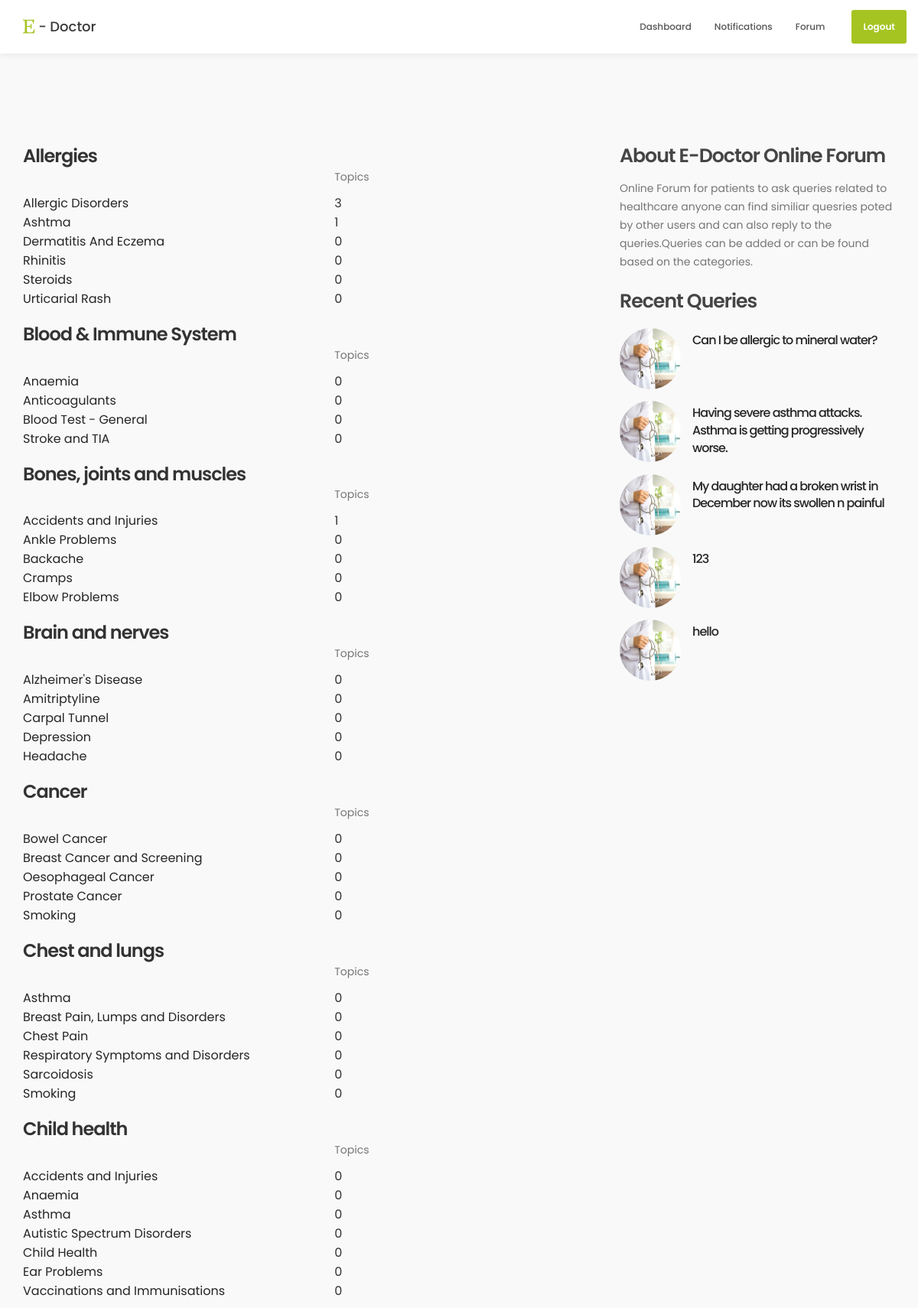
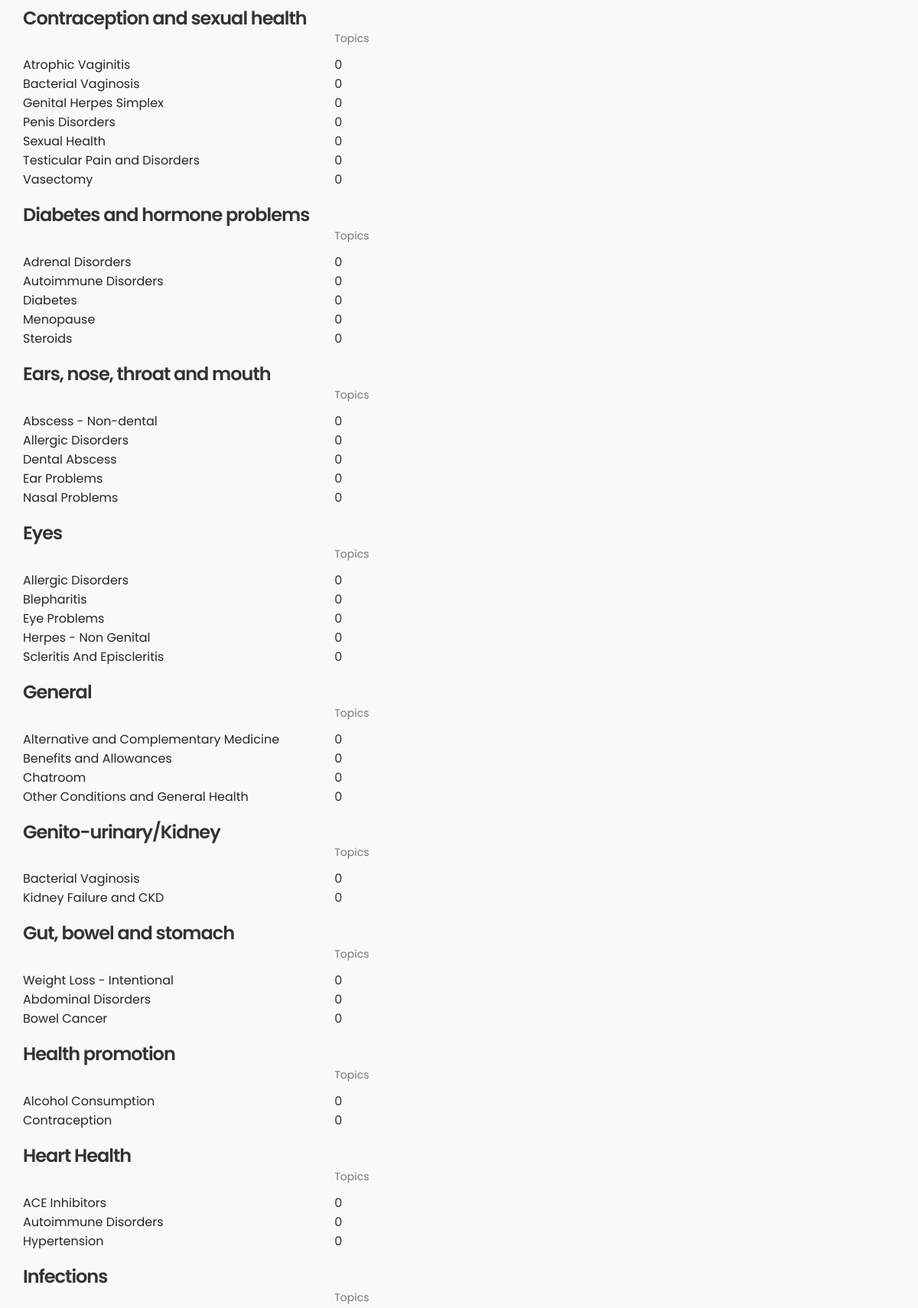
/doctor/forum.php (signed in, upper part), run on the app's committed database (2 pictures, top to bottom).
### tables this page shows
CREATE TABLE `categories` (
  `cat_id` int(3) NOT NULL,
  `category_title` varchar(50) NOT NULL
);

CREATE TABLE `subcategories` (
  `subcat_id` int(11) NOT NULL,
  `parent_id` int(11) NOT NULL,
  `subcategory_title` varchar(100) NOT NULL
);

CREATE TABLE `topics` (
  `topic_id` int(8) NOT NULL,
  `category_id` int(3) NOT NULL,
  `subcategory_id` int(3) NOT NULL,
  `author` varchar(20) NOT NULL,
  `title` varchar(150) NOT NULL,
  `content` varchar(2000) NOT NULL,
  `date_posted` date NOT NULL
);

### doctor/functions.php (the view, shortened to what this page needs)
<?php
function menu() {
				if (isset($_SESSION['drid'])) {
		echo"<div class=\"collapse navbar-collapse\">
                    <ul class=\"nav navbar-nav navbar-right\">
                         <li><a href=\"dashboard.php\" class=\"smoothScroll\">Dashboard</a></li>
                         <li><a href=\"Notifications.php\" class=\"smoothScroll\">Notifications</a></li>
                         <li><a href=\"forum.php\" class=\"smoothScroll\">Forum</a></li>
                         <li class=\"appointment-btn\"><a href=\"logout.php\">Logout</a></li>
                    </ul>
               </div>		";				}
    else
    {
        header("Location: index.php");
    }
}
function dispcategories() {
		include ('dbconn.php');
		$select = mysqli_query($con, "SELECT * FROM categories");
		while ($row = mysqli_fetch_assoc($select)) {
			echo "<table >";
			echo "<tr><td ><h3>".$row['category_title']."</h3></td></tr>";
			dispsubcategories($row['cat_id']);
			echo "</table>";
		}
	}
	function dispsubcategories($parent_id) {
		include ('dbconn.php');
		$select = mysqli_query($con, "SELECT cat_id, subcat_id, subcategory_title FROM categories, subcategories
									  WHERE ($parent_id = categories.cat_id) AND ($parent_id = subcategories.parent_id)");
		echo "<tr><th width='90%'></th><th width='10%'><p>Topics</p></th></tr>";
		while ($row = mysqli_fetch_assoc($select)) {
			echo "<tr><td class='category_title'><a href='topics.php?cid=".$row['cat_id']."&scid=".$row['subcat_id']."'>
				  ".$row['subcategory_title']."<br />";
			echo "<td >".getnumtopics($parent_id, $row['subcat_id'])."</td></tr>";
		}
	}
function getnumtopics($cat_id, $subcat_id) {
		include ('dbconn.php');
		$select = mysqli_query($con, "SELECT category_id, subcategory_id FROM topics WHERE ".$cat_id." = category_id
									  AND ".$subcat_id." = subcategory_id");
		return mysqli_num_rows($select);
	}
function forumsidebar()
{
    include ('dbconn.php');
		$select = mysqli_query($con, "SELECT * from topics limit 10");
		if (mysqli_num_rows($select) != 0) {
			while ($row = mysqli_fetch_assoc($select)) {
                echo" <div class=\"media\">
                                             <div class=\"media-object pull-left\">
                                                  <a href=\"viewtopic.php?tid=".$row['topic_id']."\"><img src=\"/e-doctor/images/news-image.jpg\" class=\"img-responsive\" alt=\"\"></a>
                                             </div>
                                             <div class=\"media-body\">
                                                  <h4 class=\"media-heading\"><a href=\"viewtopic.php?tid=".$row['topic_id']."\">".$row['title']."</a></h4>
                                             </div>
                                        </div>";
			}
		}
}
?>

### css/tooplate-style.css (style rules this page uses)
body { background: #ffffff; font-family: 'Poppins', sans-serif; overflow-x: hidden; }
h1,h2,h3,h4,h5,h6 { font-weight: 600; line-height: inherit; }
h1,h2,h3,h4 { letter-spacing: -1px; }
h3 { font-size: 1.8em; line-height: 1.2em; margin-bottom: 0; }
h4 { color: #454545; font-size: 1.8em; padding-bottom: 2px; }
p { color: #757575; font-size: 14px; font-weight: normal; line-height: 24px; }
html { -webkit-font-smoothing: antialiased; }
a { color: #252525; -webkit-transition: 0.5s; transition: 0.5s; text-decoration: none !important; }
.navbar-default .navbar-nav li.appointment-btn { margin: 3px 0 0 20px; }
.navbar-default .navbar-nav li.appointment-btn a { background: #a5c422; border-radius: 3px; color: #ffffff; font-weight: 600; padding-top: 12px; padding-bottom: 12px; }
.navbar-default .navbar-nav li a { color: #555555; font-size: 12px; font-weight: 500; padding-right: 20px; padding-left: 20px; -webkit-transition: all ease-in-out 0.4s; transition: all ease-in-out 0.4s; }
.recent-post .media img { border-radius: 100%; width: 80px; height: 80px; margin-right: 5px; }
.recent-post .media-heading { font-size: 16px; font-weight: 500; line-height: inherit; margin-top: 5px; }
@media only screen and (max-width: 1200px) { h3 { font-size: 1.5em; } }
@media only screen and (max-width: 1200px) { .navbar-default .navbar-nav li a { padding-right: 15px; padding-left: 15px; } }

### data on the page
categories: category_title "Allergies", subcategories.subcategory_title "Allergic Disorders", subcat_id "3", subcategories.subcategory_title "Ashtma", subcat_id "1", subcategories.subcategory_title "Dermatitis And Eczema", subcat_id "0", subcategories.subcategory_title "Rhinitis", subcategories.subcategory_title "Steroids", subcategories.subcategory_title "Urticarial Rash"
categories: category_title "Blood & Immune System", subcategories.subcategory_title "Anaemia", subcat_id "0", subcategories.subcategory_title "Anticoagulants", subcategories.subcategory_title "Blood Test - General", subcategories.subcategory_title "Stroke and TIA"
categories: category_title "Bones, joints and muscles", subcategories.subcategory_title "Accidents and Injuries", subcat_id "1", subcategories.subcategory_title "Ankle Problems", subcat_id "0", subcategories.subcategory_title "Backache", subcategories.subcategory_title "Cramps", subcategories.subcategory_title "Elbow Problems"
categories: category_title "Brain and nerves", subcategories.subcategory_title "Alzheimer's Disease", subcat_id "0", subcategories.subcategory_title "Amitriptyline", subcategories.subcategory_title "Carpal Tunnel", subcategories.subcategory_title "Depression", subcategories.subcategory_title "Headache"
categories: category_title "Cancer", subcategories.subcategory_title "Bowel Cancer", subcat_id "0", subcategories.subcategory_title "Breast Cancer and Screening", subcategories.subcategory_title "Oesophageal Cancer", subcategories.subcategory_title "Prostate Cancer", subcategories.subcategory_title "Smoking"
categories: category_title "Chest and lungs", subcategories.subcategory_title "Asthma", subcat_id "0", subcategories.subcategory_title "Breast Pain, Lumps and Disorders", subcategories.subcategory_title "Chest Pain", subcategories.subcategory_title "Respiratory Symptoms and Disorders", subcategories.subcategory_title "Sarcoidosis", subcategories.subcategory_title "Smoking"
categories: category_title "Child health", subcategories.subcategory_title "Accidents and Injuries", subcat_id "0", subcategories.subcategory_title "Anaemia", subcategories.subcategory_title "Asthma", subcategories.subcategory_title "Autistic Spectrum Disorders", subcategories.subcategory_title "Child Health", subcategories.subcategory_title "Ear Problems", subcategories.subcategory_title "Vaccinations and Immunisations"
categories: category_title "Contraception and sexual health", subcategories.subcategory_title "Atrophic Vaginitis", subcat_id "0", subcategories.subcategory_title "Bacterial Vaginosis", subcategories.subcategory_title "Genital Herpes Simplex", subcategories.subcategory_title "Penis Disorders", subcategories.subcategory_title "Sexual Health", subcategories.subcategory_title "Testicular Pain and Disorders", subcategories.subcategory_title "Vasectomy"
categories: category_title "Diabetes and hormone problems", subcategories.subcategory_title "Adrenal Disorders", subcat_id "0", subcategories.subcategory_title "Autoimmune Disorders", subcategories.subcategory_title "Diabetes", subcategories.subcategory_title "Menopause", subcategories.subcategory_title "Steroids"
categories: category_title "Ears, nose, throat and mouth", subcategories.subcategory_title "Abscess - Non-dental", subcat_id "0", subcategories.subcategory_title "Allergic Disorders", subcategories.subcategory_title "Dental Abscess", subcategories.subcategory_title "Ear Problems", subcategories.subcategory_title "Nasal Problems"
categories: category_title "Eyes", subcategories.subcategory_title "Allergic Disorders", subcat_id "0", subcategories.subcategory_title "Blepharitis", subcategories.subcategory_title "Eye Problems", subcategories.subcategory_title "Herpes - Non Genital", subcategories.subcategory_title "Scleritis And Episcleritis"
categories: category_title "General", subcategories.subcategory_title "Alternative and Complementary Medicine", subcat_id "0", subcategories.subcategory_title "Benefits and Allowances", subcategories.subcategory_title "Chatroom", subcategories.subcategory_title "Other Conditions and General Health"
categories: category_title "Genito-urinary/Kidney", subcategories.subcategory_title "Bacterial Vaginosis", subcat_id "0", subcategories.subcategory_title "Kidney Failure and CKD"
categories: category_title "Gut, bowel and stomach", subcategories.subcategory_title "Weight Loss - Intentional", subcat_id "0", subcategories.subcategory_title "Abdominal Disorders", subcategories.subcategory_title "Bowel Cancer"
categories: category_title "Health promotion", subcategories.subcategory_title "Alcohol Consumption", subcat_id "0", subcategories.subcategory_title "Contraception"
categories: category_title "Heart Health", subcategories.subcategory_title "ACE Inhibitors", subcat_id "0", subcategories.subcategory_title "Autoimmune Disorders", subcategories.subcategory_title "Hypertension"
categories: category_title "Infections"
topics: title "Can I be allergic to mineral water?"
topics: title "Having severe asthma attacks. Asthma is getting progressively worse."
topics: title "My daughter had a broken wrist in December now its swollen n painful"
topics: title "123"
topics: title "hello"
